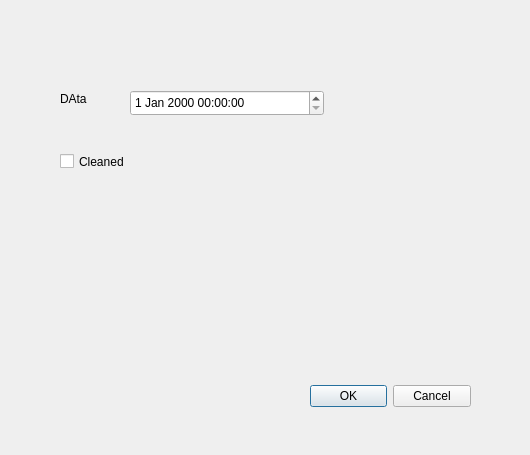
<?xml version="1.0" encoding="UTF-8"?>
<ui version="4.0">
 <class>StatusDialog</class>
 <widget class="QDialog" name="StatusDialog">
  <property name="geometry">
   <rect>
    <x>0</x>
    <y>0</y>
    <width>530</width>
    <height>455</height>
   </rect>
  </property>
  <property name="windowTitle">
   <string>Dialog</string>
  </property>
  <widget class="QDialogButtonBox" name="buttonBox">
   <property name="geometry">
    <rect>
     <x>310</x>
     <y>380</y>
     <width>161</width>
     <height>32</height>
    </rect>
   </property>
   <property name="orientation">
    <enum>Qt::Horizontal</enum>
   </property>
   <property name="standardButtons">
    <set>QDialogButtonBox::Cancel|QDialogButtonBox::Ok</set>
   </property>
  </widget>
  <widget class="QLabel" name="label">
   <property name="geometry">
    <rect>
     <x>60</x>
     <y>90</y>
     <width>67</width>
     <height>17</height>
    </rect>
   </property>
   <property name="text">
    <string>DAta</string>
   </property>
  </widget>
  <widget class="QDateTimeEdit" name="dateTimeEdit">
   <property name="geometry">
    <rect>
     <x>130</x>
     <y>90</y>
     <width>194</width>
     <height>26</height>
    </rect>
   </property>
  </widget>
  <widget class="QCheckBox" name="statusCheckBox">
   <property name="geometry">
    <rect>
     <x>60</x>
     <y>150</y>
     <width>151</width>
     <height>23</height>
    </rect>
   </property>
   <property name="text">
    <string>Cleaned</string>
   </property>
  </widget>
 </widget>
 <resources/>
 <connections>
  <connection>
   <sender>buttonBox</sender>
   <signal>accepted()</signal>
   <receiver>StatusDialog</receiver>
   <slot>accept()</slot>
   <hints>
    <hint type="sourcelabel">
     <x>248</x>
     <y>254</y>
    </hint>
    <hint type="destinationlabel">
     <x>157</x>
     <y>274</y>
    </hint>
   </hints>
  </connection>
  <connection>
   <sender>buttonBox</sender>
   <signal>rejected()</signal>
   <receiver>StatusDialog</receiver>
   <slot>reject()</slot>
   <hints>
    <hint type="sourcelabel">
     <x>316</x>
     <y>260</y>
    </hint>
    <hint type="destinationlabel">
     <x>286</x>
     <y>274</y>
    </hint>
   </hints>
  </connection>
 </connections>
</ui>
